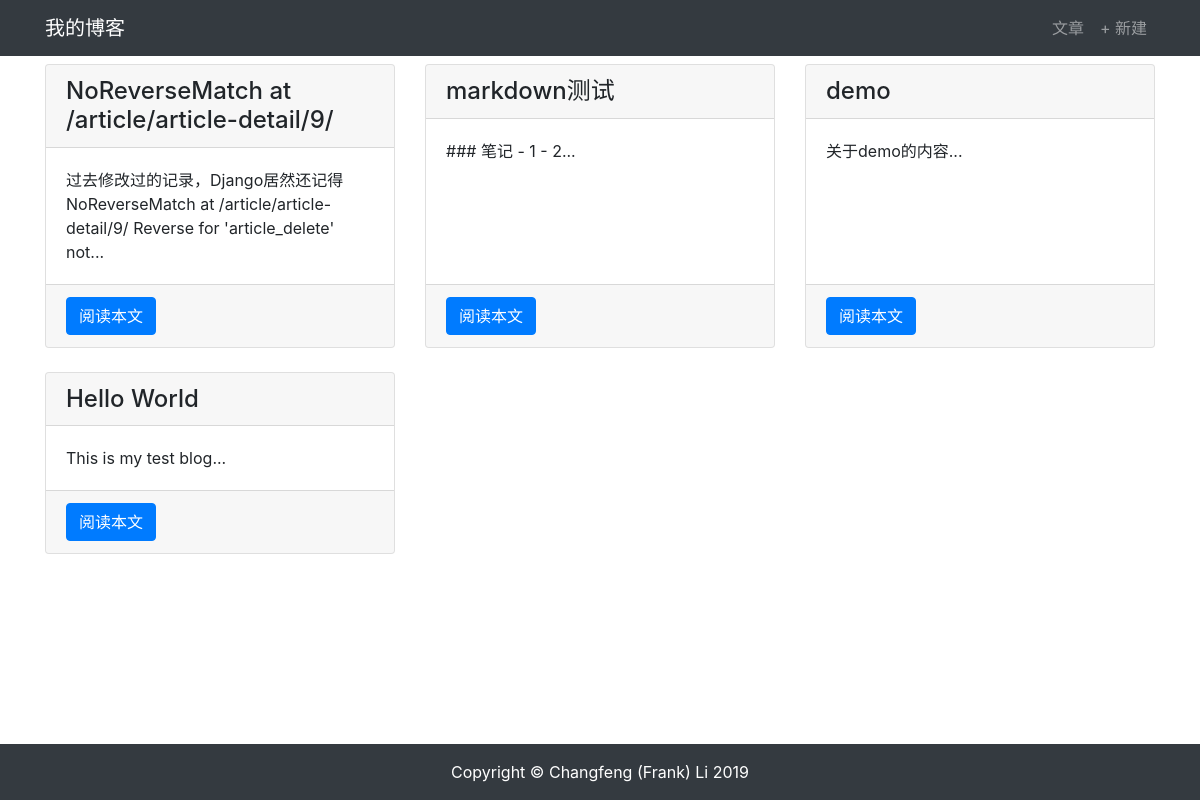
Page /article/article-list/ on the committed database.
### article/models.py (models this page shows, shortened)
class ArticlePost(models.Model):
    author = models.ForeignKey(User, on_delete=models.CASCADE)
    title = models.CharField(max_length=100)
    body = models.TextField()
    created = models.DateTimeField(default=timezone.now)
    updated = models.DateTimeField(auto_now=True)
    class Meta:
        ordering = ('-created',)

### article/views.py (the view)
def article_list(request):
    articles = ArticlePost.objects.all()
    context = { 'articles': articles }
    return render(request, 'article/list.html', context)

### templates/article/list.html (shortened to what this page needs)
{% extends "base.html" %}
{% load staticfiles %}
{% block content %}
<div class="container">
    <div class="row mt-2">
        {% for article in articles %}
        <div class="col-4 mb-4">
            <div class="card h-100">
                <h4 class="card-header">{{ article.title }}</h4>
                <div class="card-body">
                    <p class="card-text">{{ article.body|slice:'100' }}...</p>
                </div>
                <div class="card-footer">
                    <a href="{% url 'article:article_detail' article.id %}" class="btn btn-primary">阅读本文</a>
                </div>
            </div>
        </div>
        {% endfor %}
    </div>
</div>
{% endblock content %}

### templates/base.html (shortened to what this page needs)
{% load staticfiles %}
<!DOCTYPE html>
<html lang="zh-cn">
<head>
    <link rel="stylesheet" href="{% static 'bootstrap/css/bootstrap.min.css' %}">
    <link rel="stylesheet" href="{% static 'md_css/codetheme.css' %}">
</head>
<body>
    {% include 'header.html' %}
    {% block content %}{% endblock content %}
    {% include 'footer.html' %}
</body>
</html>

### templates/header.html
<nav class="navbar navbar-expand-lg navbar-dark bg-dark">
  <div class="container">
    <a class="navbar-brand" href="#">我的博客</a>
    <div>
      <ul class="navbar-nav">
        <li class="nav-item">
          <a class="nav-link" href="{% url 'article:article_list' %}">文章</a>
        </li>
        <li>
          <a class="nav-link" href="{% url 'article:article_create' %}">+ 新建 </a>
        </li>
      </ul>
    </div>
  </div>
</nav>

### templates/footer.html
{% load staticfiles %}
<div>
    <br><br><br>
</div>
<footer class="py-3 bg-dark fixed-bottom">
    <div class="container">
        <p class="m-0 text-center text-white">Copyright &copy; Changfeng (Frank) Li 2019</p>
    </div>
</footer>

### rows in the picture
ArticlePost: title "NoReverseMatch at /article/article-detail/9/", body "过去修改过的记录，Django居然还记得 NoReverseMatch at /article/article-detail/9/ Reverse for 'article_delete' not"
ArticlePost: title "markdown测试", body "### 笔记 - 1 - 2"
ArticlePost: title "demo", body "关于demo的内容"
ArticlePost: title "Hello World", body "This is my test blog"
